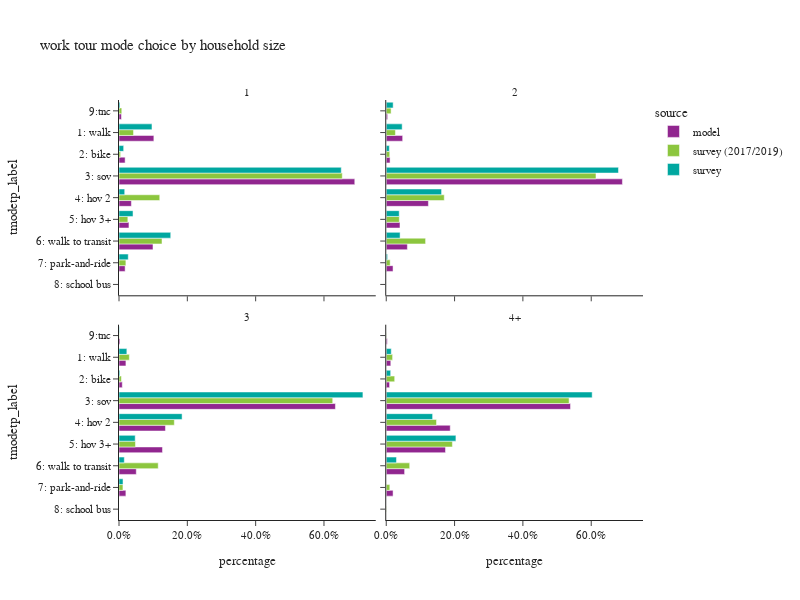

The code cell stored with this chart in its notebook:
### Code cell
plot_mode_choice(wk_tour,"hhsize_4+",
                 {"hhsize_4+":["1","2","3","4+"],
                  "tmodetp_label":["1: walk","2: bike","3: sov","4: hov 2","5: hov 3+","6: walk to transit",
                                   "7: park-and-ride","8: school bus","9: other–survey only"]},
                 "household size",2,600)

### Figure 1 — Plotly figure (JSON) as saved in the notebook; plotly's stock layout.template omitted (floating-point values rounded to 4 significant figures)
{"data": [{"alignmentgroup": "True", "customdata": [[2084], [366], [14093], [740], [595], [2032], [366], [145]], "hovertemplate": "source=model<br>hhsize_4+=1<br>percentage=%{x}<br>tmodetp_label=%{y}<br>sample count=%{customdata[0]}<extra></extra>", "legendgroup": "model", "marker": {"color": "#91268F", "pattern": {"shape": ""}}, "name": "model", "offsetgroup": "model", "orientation": "h", "showlegend": true, "textposition": "auto", "type": "bar", "x": [0.1021, 0.01792, 0.6901, 0.03624, 0.02914, 0.09951, 0.01792, 0.007101], "xaxis": "x3", "y": ["1: walk", "2: bike", "3: sov", "4: hov 2", "5: hov 3+", "6: walk to transit", "7: park-and-ride", "9:tnc"], "yaxis": "y3"}, {"alignmentgroup": "True", "customdata": [[2391], [556], [34395], [6140], [2001], [3077], [991], [201]], "hovertemplate": "source=model<br>hhsize_4+=2<br>percentage=%{x}<br>tmodetp_label=%{y}<br>sample count=%{customdata[0]}<extra></extra>", "legendgroup": "model", "marker": {"color": "#91268F", "pattern": {"shape": ""}}, "name": "model", "offsetgroup": "model", "orientation": "h", "showlegend": false, "textposition": "auto", "type": "bar", "x": [0.04806, 0.01118, 0.6913, 0.1234, 0.04022, 0.06185, 0.01992, 0.00404], "xaxis": "x4", "y": ["1: walk", "2: bike", "3: sov", "4: hov 2", "5: hov 3+", "6: walk to transit", "7: park-and-ride", "9:tnc"], "yaxis": "y4"}, {"alignmentgroup": "True", "customdata": [[602], [285], [18823], [4039], [3781], [1502], [598], [85]], "hovertemplate": "source=model<br>hhsize_4+=3<br>percentage=%{x}<br>tmodetp_label=%{y}<br>sample count=%{customdata[0]}<extra></extra>", "legendgroup": "model", "marker": {"color": "#91268F", "pattern": {"shape": ""}}, "name": "model", "offsetgroup": "model", "orientation": "h", "showlegend": false, "textposition": "auto", "type": "bar", "x": [0.02026, 0.009591, 0.6335, 0.1359, 0.1272, 0.05055, 0.02012, 0.002861], "xaxis": "x", "y": ["1: walk", "2: bike", "3: sov", "4: hov 2", "5: hov 3+", "6: walk to transit", "7: park-and-ride", "9:tnc"], "yaxis": "y"}, {"alignmentgroup": "True", "customdata": [[750], [549], [30392], [10556], [9775], [3028], [1127], [172]], "hovertemplate": "source=model<br>hhsize_4+=4+<br>percentage=%{x}<br>tmodetp_label=%{y}<br>sample count=%{customdata[0]}<extra></extra>", "legendgroup": "model", "marker": {"color": "#91268F", "pattern": {"shape": ""}}, "name": "model", "offsetgroup": "model", "orientation": "h", "showlegend": false, "textposition": "auto", "type": "bar", "x": [0.01331, 0.009743, 0.5394, 0.1873, 0.1735, 0.05374, 0.02, 0.003052], "xaxis": "x2", "y": ["1: walk", "2: bike", "3: sov", "4: hov 2", "5: hov 3+", "6: walk to transit", "7: park-and-ride", "9:tnc"], "yaxis": "y2"}, {"alignmentgroup": "True", "customdata": [[196], [45], [541], [73], [29], [476], [18], [21]], "hovertemplate": "source=survey (2017/2019)<br>hhsize_4+=1<br>percentage=%{x}<br>tmodetp_label=%{y}<br>sample count=%{customdata[0]}<extra></extra>", "legendgroup": "survey (2017/2019)", "marker": {"color": "#8CC63E", "pattern": {"shape": ""}}, "name": "survey (2017/2019)", "offsetgroup": "survey (2017/2019)", "orientation": "h", "showlegend": true, "textposition": "auto", "type": "bar", "x": [0.0425, 0.00464, 0.6535, 0.1193, 0.02588, 0.1259, 0.02014, 0.008144], "xaxis": "x3", "y": ["1: walk", "2: bike", "3: sov", "4: hov 2", "5: hov 3+", "6: walk to transit", "7: park-and-ride", "9:tnc"], "yaxis": "y3"}, {"alignmentgroup": "True", "customdata": [[226], [90], [1035], [295], [67], [760], [34], [1], [35]], "hovertemplate": "source=survey (2017/2019)<br>hhsize_4+=2<br>percentage=%{x}<br>tmodetp_label=%{y}<br>sample count=%{customdata[0]}<extra></extra>", "legendgroup": "survey (2017/2019)", "marker": {"color": "#8CC63E", "pattern": {"shape": ""}}, "name": "survey (2017/2019)", "offsetgroup": "survey (2017/2019)", "orientation": "h", "showlegend": false, "textposition": "auto", "type": "bar", "x": [0.02686, 0.01025, 0.6139, 0.1698, 0.03827, 0.1152, 0.01145, 5.235e-05, 0.01419], "xaxis": "x4", "y": ["1: walk", "2: bike", "3: sov", "4: hov 2", "5: hov 3+", "6: walk to transit", "7: park-and-ride", "8: school bus", "9:tnc"], "yaxis": "y4"}, {"alignmentgroup": "True", "customdata": [[29], [24], [310], [133], [57], [172], [14], [1], [7]], "hovertemplate": "source=survey (2017/2019)<br>hhsize_4+=3<br>percentage=%{x}<br>tmodetp_label=%{y}<br>sample count=%{customdata[0]}<extra></extra>", "legendgroup": "survey (2017/2019)", "marker": {"color": "#8CC63E", "pattern": {"shape": ""}}, "name": "survey (2017/2019)", "offsetgroup": "survey (2017/2019)", "orientation": "h", "showlegend": false, "textposition": "auto", "type": "bar", "x": [0.03031, 0.006963, 0.6256, 0.1619, 0.04817, 0.1148, 0.01153, 6.611e-06, 0.0007561], "xaxis": "x", "y": ["1: walk", "2: bike", "3: sov", "4: hov 2", "5: hov 3+", "6: walk to transit", "7: park-and-ride", "8: school bus", "9:tnc"], "yaxis": "y"}, {"alignmentgroup": "True", "customdata": [[22], [32], [276], [90], [104], [110], [17], [2], [1]], "hovertemplate": "source=survey (2017/2019)<br>hhsize_4+=4+<br>percentage=%{x}<br>tmodetp_label=%{y}<br>sample count=%{customdata[0]}<extra></extra>", "legendgroup": "survey (2017/2019)", "marker": {"color": "#8CC63E", "pattern": {"shape": ""}}, "name": "survey (2017/2019)", "offsetgroup": "survey (2017/2019)", "orientation": "h", "showlegend": false, "textposition": "auto", "type": "bar", "x": [0.01861, 0.0247, 0.5352, 0.1471, 0.1936, 0.06864, 0.01049, 0.0008601, 0.0007013], "xaxis": "x2", "y": ["1: walk", "2: bike", "3: sov", "4: hov 2", "5: hov 3+", "6: walk to transit", "7: park-and-ride", "8: school bus", "9:tnc"], "yaxis": "y2"}, {"alignmentgroup": "True", "customdata": [[72], [27], [257], [12], [12], [110], [9], [6]], "hovertemplate": "source=survey<br>hhsize_4+=1<br>percentage=%{x}<br>tmodetp_label=%{y}<br>sample count=%{customdata[0]}<extra></extra>", "legendgroup": "survey", "marker": {"color": "#00A7A0", "pattern": {"shape": ""}}, "name": "survey", "offsetgroup": "survey", "orientation": "h", "showlegend": true, "textposition": "auto", "type": "bar", "x": [0.09655, 0.01363, 0.6506, 0.01672, 0.04108, 0.1514, 0.02709, 0.002878], "xaxis": "x3", "y": ["1: walk", "2: bike", "3: sov", "4: hov 2", "5: hov 3+", "6: walk to transit", "7: park-and-ride", "9:tnc"], "yaxis": "y3"}, {"alignmentgroup": "True", "customdata": [[54], [47], [417], [99], [15], [107], [7], [5]], "hovertemplate": "source=survey<br>hhsize_4+=2<br>percentage=%{x}<br>tmodetp_label=%{y}<br>sample count=%{customdata[0]}<extra></extra>", "legendgroup": "survey", "marker": {"color": "#00A7A0", "pattern": {"shape": ""}}, "name": "survey", "offsetgroup": "survey", "orientation": "h", "showlegend": false, "textposition": "auto", "type": "bar", "x": [0.04661, 0.009064, 0.6798, 0.1619, 0.03799, 0.04052, 0.003897, 0.02022], "xaxis": "x4", "y": ["1: walk", "2: bike", "3: sov", "4: hov 2", "5: hov 3+", "6: walk to transit", "7: park-and-ride", "9:tnc"], "yaxis": "y4"}, {"alignmentgroup": "True", "customdata": [[13], [9], [139], [33], [11], [22], [1], [1]], "hovertemplate": "source=survey<br>hhsize_4+=3<br>percentage=%{x}<br>tmodetp_label=%{y}<br>sample count=%{customdata[0]}<extra></extra>", "legendgroup": "survey", "marker": {"color": "#00A7A0", "pattern": {"shape": ""}}, "name": "survey", "offsetgroup": "survey", "orientation": "h", "showlegend": false, "textposition": "auto", "type": "bar", "x": [0.02298, 0.00251, 0.714, 0.1847, 0.04742, 0.01552, 0.01177, 0.001143], "xaxis": "x", "y": ["1: walk", "2: bike", "3: sov", "4: hov 2", "5: hov 3+", "6: walk to transit", "7: park-and-ride", "9:tnc"], "yaxis": "y"}, {"alignmentgroup": "True", "customdata": [[7], [12], [163], [32], [40], [15]], "hovertemplate": "source=survey<br>hhsize_4+=4+<br>percentage=%{x}<br>tmodetp_label=%{y}<br>sample count=%{customdata[0]}<extra></extra>", "legendgroup": "survey", "marker": {"color": "#00A7A0", "pattern": {"shape": ""}}, "name": "survey", "offsetgroup": "survey", "orientation": "h", "showlegend": false, "textposition": "auto", "type": "bar", "x": [0.01463, 0.01297, 0.6028, 0.1357, 0.2039, 0.02994], "xaxis": "x2", "y": ["1: walk", "2: bike", "3: sov", "4: hov 2", "5: hov 3+", "6: walk to transit"], "yaxis": "y2"}], "layout": {"annotations": [{"font": {}, "showarrow": false, "text": "3", "x": 0.245, "xanchor": "center", "xref": "paper", "y": 0.465, "yanchor": "bottom", "yref": "paper"}, {"font": {}, "showarrow": false, "text": "4+", "x": 0.755, "xanchor": "center", "xref": "paper", "y": 0.465, "yanchor": "bottom", "yref": "paper"}, {"font": {}, "showarrow": false, "text": "1", "x": 0.245, "xanchor": "center", "xref": "paper", "y": 1.0, "yanchor": "bottom", "yref": "paper"}, {"font": {}, "showarrow": false, "text": "2", "x": 0.755, "xanchor": "center", "xref": "paper", "y": 1.0, "yanchor": "bottom", "yref": "paper"}], "barmode": "group", "height": 600, "legend": {"title": {"text": "source"}, "tracegroupgap": 0}, "title": {"text": "work tour mode choice by household size"}, "width": 800, "xaxis": {"anchor": "y", "domain": [0.0, 0.49], "tickformat": ".1%", "title": {"text": "percentage"}}, "xaxis2": {"anchor": "y2", "domain": [0.51, 1.0], "matches": "x", "tickformat": ".1%", "title": {"text": "percentage"}}, "xaxis3": {"anchor": "y3", "domain": [0.0, 0.49], "matches": "x", "showticklabels": false, "tickformat": ".1%"}, "xaxis4": {"anchor": "y4", "domain": [0.51, 1.0], "matches": "x", "showticklabels": false, "tickformat": ".1%"}, "yaxis": {"anchor": "x", "categoryarray": ["9: other–survey only", "8: school bus", "7: park-and-ride", "6: walk to transit", "5: hov 3+", "4: hov 2", "3: sov", "2: bike", "1: walk"], "categoryorder": "array", "domain": [0.0, 0.465], "title": {"text": "tmodetp_label"}}, "yaxis2": {"anchor": "x2", "domain": [0.0, 0.465], "matches": "y", "showticklabels": false}, "yaxis3": {"anchor": "x3", "categoryarray": ["9: other–survey only", "8: school bus", "7: park-and-ride", "6: walk to transit", "5: hov 3+", "4: hov 2", "3: sov", "2: bike", "1: walk"], "categoryorder": "array", "domain": [0.535, 1.0], "matches": "y", "title": {"text": "tmodetp_label"}}, "yaxis4": {"anchor": "x4", "domain": [0.535, 1.0], "matches": "y", "showticklabels": false}}}
